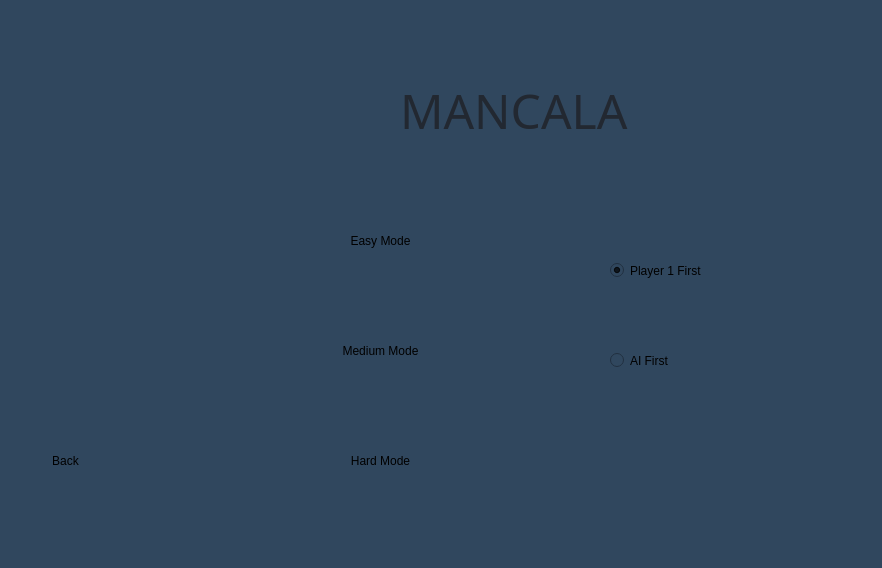
<?xml version="1.0" encoding="UTF-8"?>
<ui version="4.0">
 <class>Level_Window</class>
 <widget class="QMainWindow" name="Level_Window">
  <property name="geometry">
   <rect>
    <x>0</x>
    <y>0</y>
    <width>882</width>
    <height>568</height>
   </rect>
  </property>
  <property name="maximumSize">
   <size>
    <width>882</width>
    <height>568</height>
   </size>
  </property>
  <property name="cursor">
   <cursorShape>PointingHandCursor</cursorShape>
  </property>
  <property name="windowTitle">
   <string>MainWindow</string>
  </property>
  <property name="styleSheet">
   <string notr="true">background:#30475e	;
border-radius:12px;</string>
  </property>
  <widget class="QWidget" name="centralwidget">
   <widget class="QLabel" name="lbl_title">
    <property name="geometry">
     <rect>
      <x>400</x>
      <y>60</y>
      <width>321</width>
      <height>101</height>
     </rect>
    </property>
    <property name="font">
     <font>
      <family>Neo Tech Alt</family>
      <pointsize>36</pointsize>
      <weight>50</weight>
      <italic>false</italic>
      <bold>false</bold>
      <strikeout>false</strikeout>
     </font>
    </property>
    <property name="styleSheet">
     <string notr="true">color:#222831;
</string>
    </property>
    <property name="text">
     <string>MANCALA</string>
    </property>
   </widget>
   <widget class="QLabel" name="label">
    <property name="geometry">
     <rect>
      <x>180</x>
      <y>-10</y>
      <width>301</width>
      <height>241</height>
     </rect>
    </property>
    <property name="text">
     <string>&lt;html&gt;&lt;head/&gt;&lt;body&gt;&lt;p&gt;&lt;img src=&quot;:/newPrefix/3312354-200.png&quot;/&gt;&lt;/p&gt;&lt;/body&gt;&lt;/html&gt;</string>
    </property>
   </widget>
   <widget class="QPushButton" name="btn_hard">
    <property name="geometry">
     <rect>
      <x>240</x>
      <y>420</y>
      <width>281</width>
      <height>81</height>
     </rect>
    </property>
    <property name="styleSheet">
     <string notr="true">font: 20pt \&quot;MV Boli\&quot;;
background:#f5e6ca;
color:#222831;
border-radius:12px;</string>
    </property>
    <property name="text">
     <string>Hard Mode</string>
    </property>
   </widget>
   <widget class="QPushButton" name="btn_medium">
    <property name="geometry">
     <rect>
      <x>240</x>
      <y>310</y>
      <width>281</width>
      <height>81</height>
     </rect>
    </property>
    <property name="styleSheet">
     <string notr="true">font: 20pt \&quot;MV Boli\&quot;;
background:#f5e6ca;
color:#222831;
border-radius:12px;</string>
    </property>
    <property name="text">
     <string>Medium Mode</string>
    </property>
   </widget>
   <widget class="QPushButton" name="btn_easy">
    <property name="geometry">
     <rect>
      <x>240</x>
      <y>200</y>
      <width>281</width>
      <height>81</height>
     </rect>
    </property>
    <property name="styleSheet">
     <string notr="true">font: 20pt \&quot;MV Boli\&quot;;
background:#f5e6ca;
color:#222831;
border-radius:12px;</string>
    </property>
    <property name="text">
     <string>Easy Mode</string>
    </property>
   </widget>
   <widget class="QPushButton" name="btn_back">
    <property name="geometry">
     <rect>
      <x>20</x>
      <y>420</y>
      <width>91</width>
      <height>81</height>
     </rect>
    </property>
    <property name="styleSheet">
     <string notr="true">font: 20pt \&quot;MV Boli\&quot;;
background:#f5e6ca;
color:#222831;
border-radius:12px;</string>
    </property>
    <property name="text">
     <string>Back</string>
    </property>
   </widget>
   <widget class="QRadioButton" name="radioButton_ai_first">
    <property name="geometry">
     <rect>
      <x>610</x>
      <y>330</y>
      <width>211</width>
      <height>61</height>
     </rect>
    </property>
    <property name="styleSheet">
     <string notr="true">font: 20pt \&quot;MV Boli\&quot;;
color:#222831;
border-radius:12px;</string>
    </property>
    <property name="text">
     <string>AI First</string>
    </property>
   </widget>
   <widget class="QRadioButton" name="radioButton_p1_first">
    <property name="geometry">
     <rect>
      <x>610</x>
      <y>240</y>
      <width>251</width>
      <height>61</height>
     </rect>
    </property>
    <property name="styleSheet">
     <string notr="true">font: 20pt \&quot;MV Boli\&quot;;
color:#222831;
border-radius:12px;</string>
    </property>
    <property name="text">
     <string>Player 1 First</string>
    </property>
    <property name="checked">
     <bool>true</bool>
    </property>
   </widget>
   <zorder>label</zorder>
   <zorder>lbl_title</zorder>
   <zorder>btn_hard</zorder>
   <zorder>btn_medium</zorder>
   <zorder>btn_easy</zorder>
   <zorder>btn_back</zorder>
   <zorder>radioButton_ai_first</zorder>
   <zorder>radioButton_p1_first</zorder>
  </widget>
  <widget class="QMenuBar" name="menubar">
   <property name="geometry">
    <rect>
     <x>0</x>
     <y>0</y>
     <width>882</width>
     <height>26</height>
    </rect>
   </property>
  </widget>
  <widget class="QStatusBar" name="statusbar"/>
 </widget>
 <resources>
  <include location="3.qrc"/>
 </resources>
 <connections/>
</ui>
